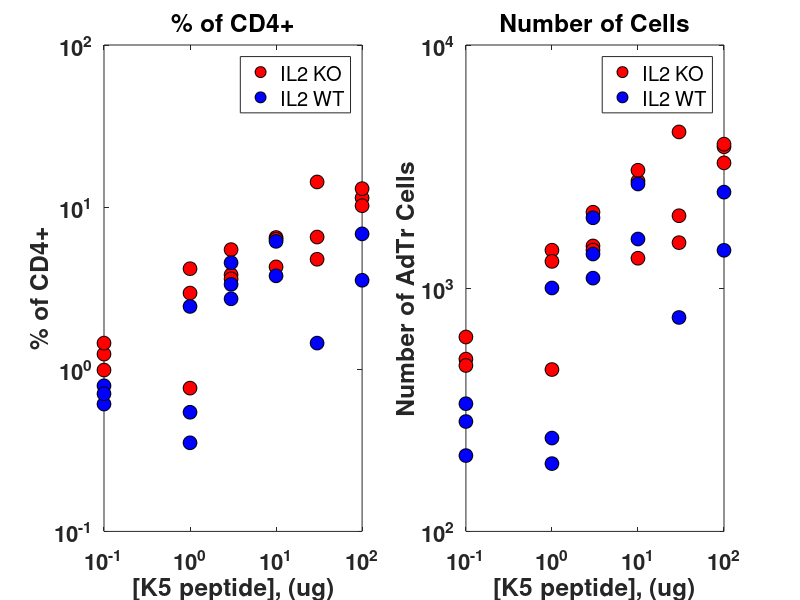
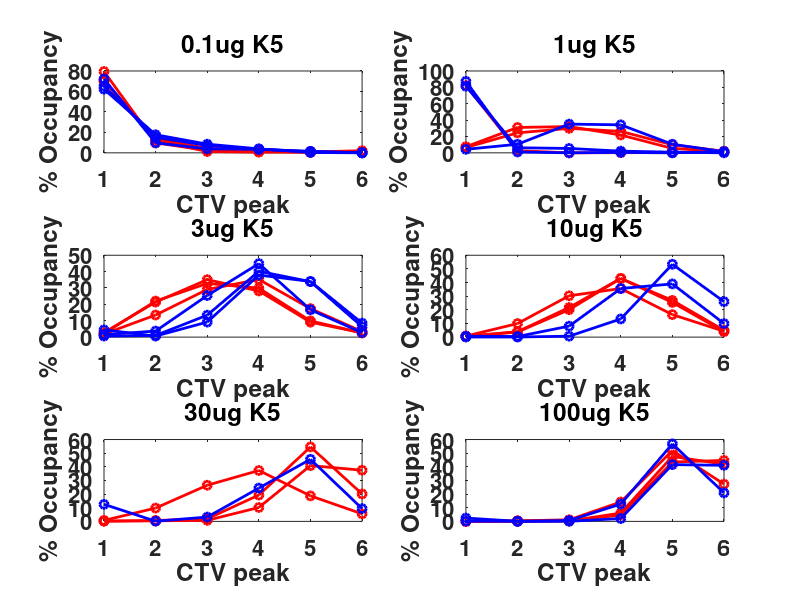

The MATLAB script that drew these images, in order:
%Number & counts of AdTr for KO

KO_No=[511
630
481
1433
1289
463
1492
1434
2053
1328
2758
3055
4391
1539
1986
3276
3815
3911];

WT_No=[335
205
283
1002
242
190
1382
1100
1948
NaN
1593
2682
NaN
758
NaN
NaN
1432
2483];

K5=[0.1 0.1 0.1 1 1 1 3 3 3 10 10 10 30 30 30 100 100 100];

%Percent of AdTr for KO

KO_Per=[1.24
1.45
0.989
4.17
2.95
0.765
3.83
3.61
5.47
4.28
6.5
6.34
14.3
4.77
6.54
11.4
13
10.2];

WT_Per=[0.791
0.61
0.706
2.44
0.543
0.352
3.34
2.72
4.54
NaN
3.77
6.15
NaN
1.45
NaN
NaN
3.54
6.84];

figure()
subplot(1,2,1)
hold on
plot(K5, KO_Per, 'o', 'markeredgecolor', 'k', 'markerfacecolor', 'r', 'markersize', 10)
plot(K5, WT_Per, 'o', 'markeredgecolor', 'k', 'markerfacecolor', 'b', 'markersize', 10)
set(gcf, 'color', 'w')
set(gca, 'Fontsize', 16, 'Fontweight', 'bold', 'yscale', 'log', 'xscale', 'log')
xlabel('[K5 peptide], (ug)')
ylabel('% of CD4+')
title('% of CD4+')
legend('IL2 KO', 'IL2 WT')
box on
subplot(1,2,2)
hold on
plot(K5, KO_No, 'o', 'markeredgecolor', 'k', 'markerfacecolor', 'r', 'markersize', 10)
plot(K5, WT_No, 'o', 'markeredgecolor', 'k', 'markerfacecolor', 'b', 'markersize', 10)
set(gcf, 'color', 'w')
set(gca, 'Fontsize', 16, 'Fontweight', 'bold', 'yscale', 'log', 'xscale', 'log')
xlabel('[K5 peptide], (ug)')
ylabel('Number of AdTr Cells')
title('Number of Cells')
legend('IL2 KO', 'IL2 WT')
box on

%%

%percent occupancy

WT=[65.1	15.2	7.16	3.58	1.19	0
72.2	9.76	3.9	3.41	1.46	0
62.2	17.7	8.48	3.89	0.353	0
4.29	10.5	35.1	34.2	10.5	1.4
81.4	6.2	5.37	2.07	0.826	0
87.4	1.05	0	0.526	0	1.58
1.52	3.69	25.4	44.9	16.7	2.75
4.45	0.636	9.18	37.9	34	8.55
0.616	1.03	13.4	40.2	33.9	6.42
NaN	NaN	NaN	NaN	NaN	NaN
0.628	0.439	8.04	35.6	39	9.92
0.0746	0.0746	0.671	13.3	53.4	26
NaN	NaN	NaN	NaN	NaN	NaN
12.5	0.132	3.17	24.4	45.5	9.37
NaN	NaN	NaN	NaN	NaN	NaN
NaN	NaN	NaN	NaN	NaN	NaN
2.44	0.0698	0.0698	2.09	41.6	41.1
0.161	0.0403	0.644	12.7	56.8	20.9];

WTa=WT(1:3,:);
WTb=WT(4:6,:);
WTc=WT(7:9,:);
WTd=WT(10:12,:);
WTe=WT(13:15,:);
WTf=WT(16:18,:);

KO=[79.5	9.78	2.35	1.57	0.391	0.587
70.6	13.7	4.44	2.38	1.27	0.476
70.1	12.3	1.25	0.624	0.832	2.08
6.49	24.4	29.9	26.2	9.84	1.88
7.45	31	32.1	21.8	5.43	1.24
82.3	2.59	0	0.216	0.216	1.3
2.75	21.4	35.1	28.2	9.12	2.61
2.23	22	32.8	29.9	9.9	2.58
1.9	13.5	29.1	35.2	17.4	3.41
0.622	3.99	21.7	43	25.4	3.99
0.753	9.94	30.3	35.6	16.5	4.29
0.471	3.7	20.1	43	26.9	5
0.137	0.615	1.91	19.3	54.6	20.1
0.715	9.75	26.5	37.3	18.7	5.52
0.252	0.403	0.755	10.2	40.9	37.5
0	0.122	0.397	4.64	43.5	44.7
0	0.21	0.367	6.08	47.6	41.9
0.0256	0.384	1.18	14.2	51.9	27.3];

KOa=KO(1:3,:);
KOb=KO(4:6,:);
KOc=KO(7:9,:);
KOd=KO(10:12,:);
KOe=KO(13:15,:);
KOf=KO(16:18,:);

peak=[1 2 3 4 5 6];

figure()
subplot(3,2,1)
hold on
plot(peak, KOa, '-ro', 'linewidth', 2)
plot(peak, WTa, '-bo', 'linewidth', 2)
set(gcf, 'color', 'w')
set(gca, 'Fontsize', 16, 'Fontweight', 'bold')
xlabel('CTV peak')
ylabel('% Occupancy')
title('0.1ug K5')
box on
subplot(3,2,2)
hold on
plot(peak, KOb, '-ro', 'linewidth', 2)
plot(peak, WTb, '-bo', 'linewidth', 2)
set(gcf, 'color', 'w')
set(gca, 'Fontsize', 16, 'Fontweight', 'bold')
xlabel('CTV peak')
ylabel('% Occupancy')
title('1ug K5')
box on
subplot(3,2,3)
hold on
plot(peak, KOc, '-ro', 'linewidth', 2)
plot(peak, WTc, '-bo', 'linewidth', 2)
set(gcf, 'color', 'w')
set(gca, 'Fontsize', 16, 'Fontweight', 'bold')
xlabel('CTV peak')
ylabel('% Occupancy')
title('3ug K5')
box on
subplot(3,2,4)
hold on
plot(peak, KOd, '-ro', 'linewidth', 2)
plot(peak, WTd, '-bo', 'linewidth', 2)
set(gcf, 'color', 'w')
set(gca, 'Fontsize', 16, 'Fontweight', 'bold')
xlabel('CTV peak')
ylabel('% Occupancy')
title('10ug K5')
box on
subplot(3,2,5)
hold on
plot(peak, KOe, '-ro', 'linewidth', 2)
plot(peak, WTe, '-bo', 'linewidth', 2)
set(gcf, 'color', 'w')
set(gca, 'Fontsize', 16, 'Fontweight', 'bold')
xlabel('CTV peak')
ylabel('% Occupancy')
title('30ug K5')
box on
subplot(3,2,6)
hold on
plot(peak, KOf, '-ro', 'linewidth', 2)
plot(peak, WTf, '-bo', 'linewidth', 2)
set(gcf, 'color', 'w')
set(gca, 'Fontsize', 16, 'Fontweight', 'bold')
xlabel('CTV peak')
ylabel('% Occupancy')
title('100ug K5')
box on
